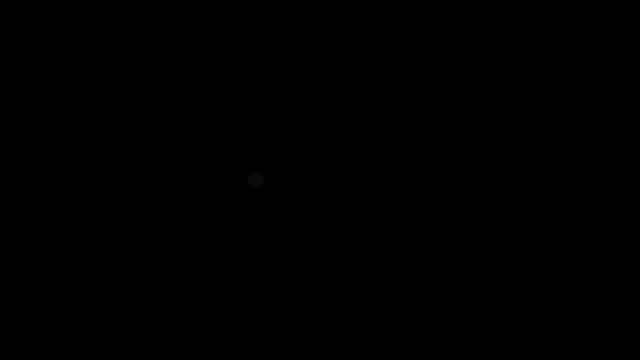
Frame 1 (no input)
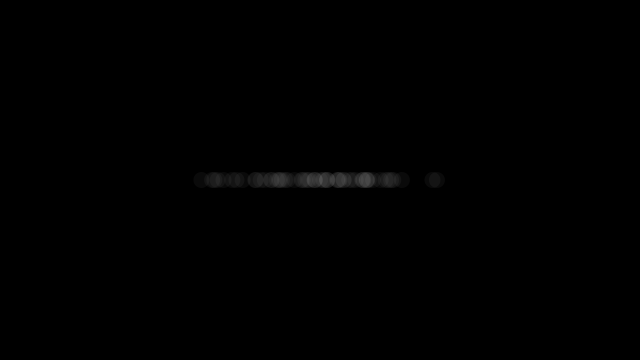
Frame 60 (the mouse pressed at the canvas centre just before this capture)
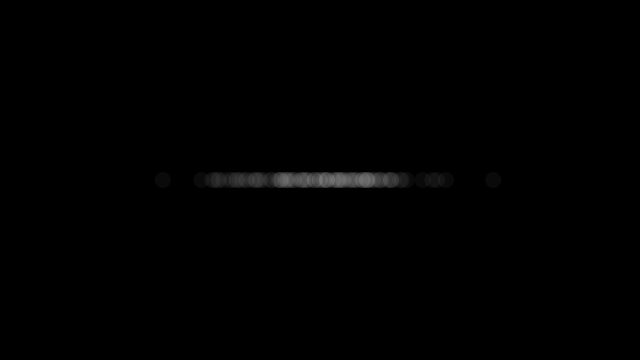
Frame 120 (the mouse held since frame 60 and released just before this capture)

The Processing sketch that drew these frames (run headless with seeded random() and noise(); from frame 60 on, the mouse is pressed at the canvas centre):

// Processing sketch: gaussian_distribution
// ── gaussian_distribution.pde
// GLOBALS
import java.util.Random;

Random generator;

void setup(){
  size(640, 360);
  background(0);
  generator = new Random(); // uses Java random library. returns a double.
}

void draw(){
  float num = (float) generator.nextGaussian();
  float sd = 60; // standard deviation
  float mean = 320;
  
  float x = sd * num + mean;
  
  noStroke();
  fill(255, 10);
  ellipse(x, 180, 16, 16);
}
